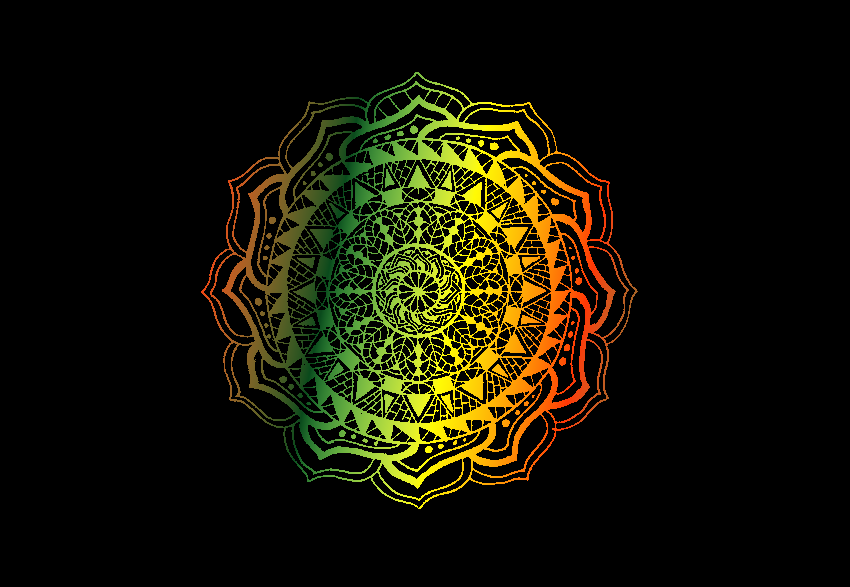
#> input picture floydhub/code/input.png, 850 x 587 px
$ python process.py input.png
#> lines starting #> are read from the running program, lines starting #| are printed output that depends on the picture; after the words box and inside, x2 and y2 are one past the last pixel; in counts of white or black regions, pixels touching at a corner belong together
from skimage import io
import sys

def process(inputname, outputname):
#> called with inputname = 'input.png', outputname = './output/test.png'
    im = io.imread(inputname)
#> im is the input picture: shape (587, 850, 3); mean R, G, B 20.4, 18.8, 3.8
    for i in range(100):
        for j in range(100):
            im[i, j, :] = 0
            im[i, j, 2] = 255
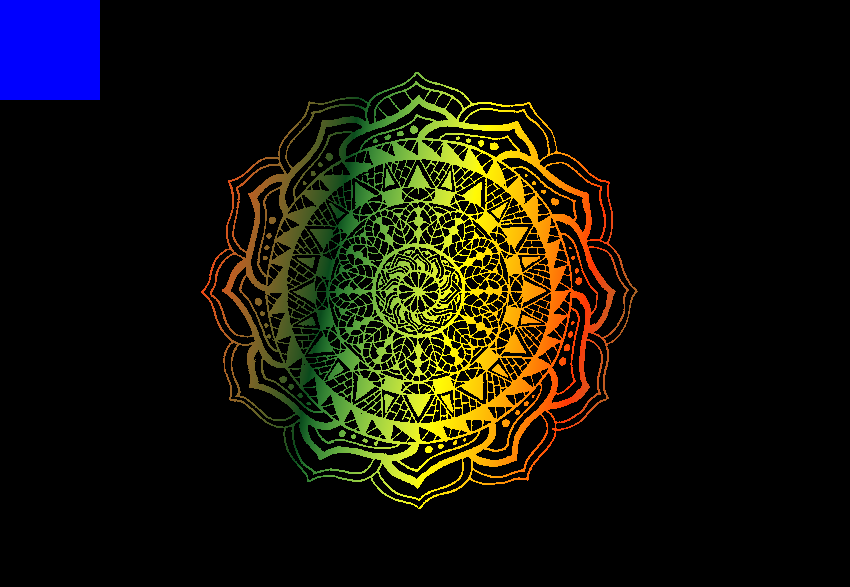
#> im: shape (587, 850, 3); 2% of pixels changed, all inside (x1, y1, x2, y2) = (0, 0, 100, 100)
    io.imsave(outputname, im)

if __name__ == "__main__":
    process(sys.argv[1], './output/test.png')
